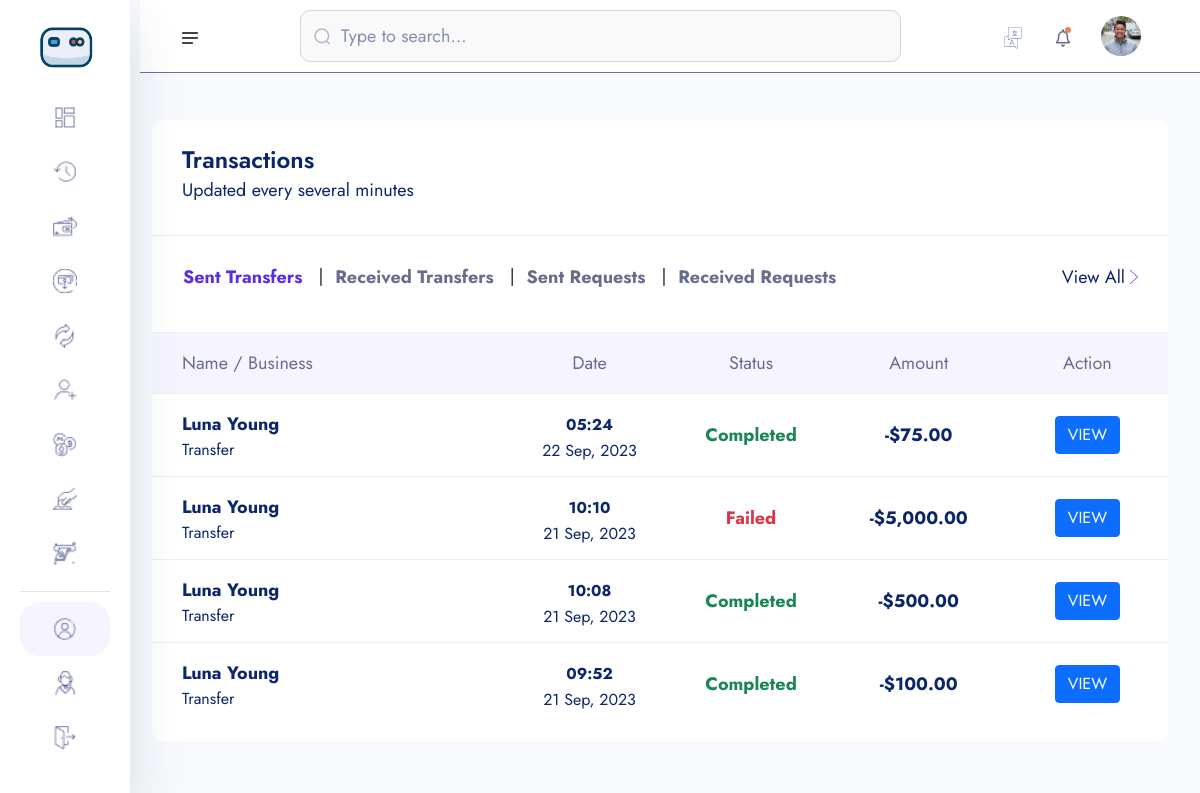
The app's page /transactions/ (signed in), older data.
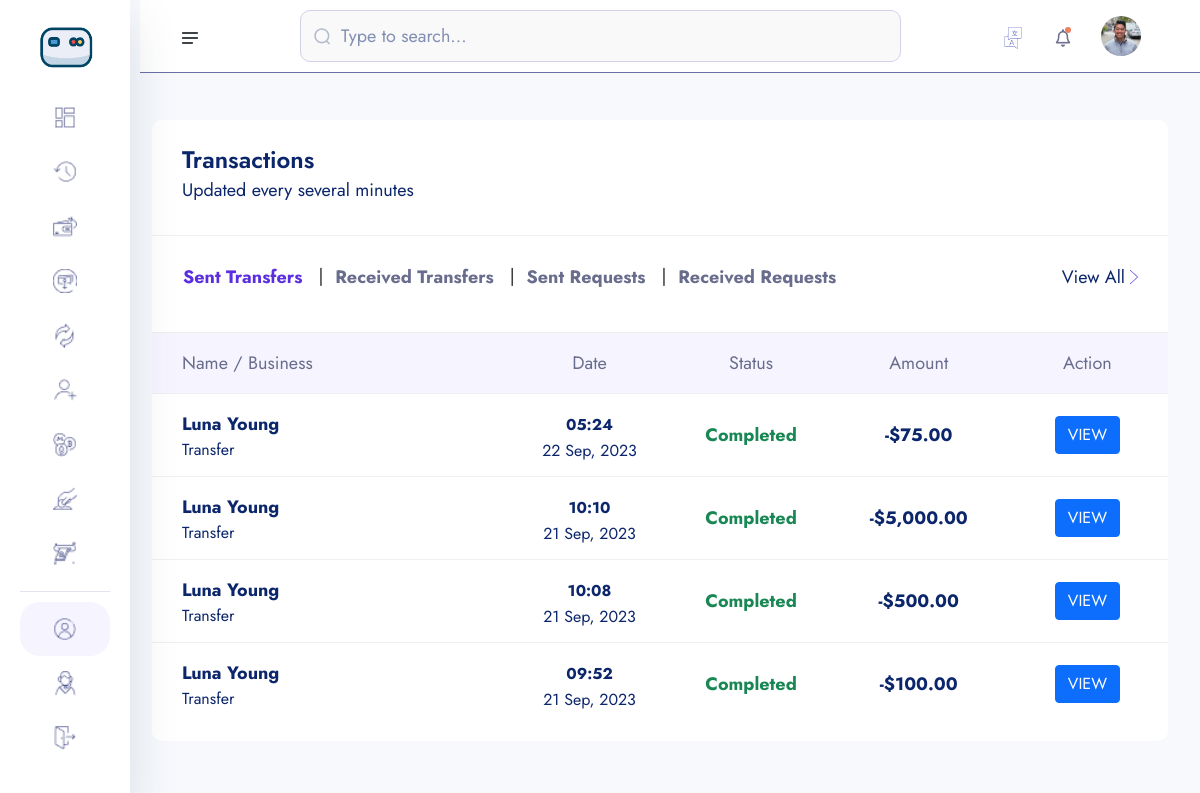
The same page, newer data.
### main_app/models.py (models this page shows, shortened)
class Transaction(models.Model):
    transaction_id = ShortUUIDField(unique=True, length=15, max_length=20, prefix="TRN")
    user = models.ForeignKey(User, on_delete=models.SET_NULL, null=True, related_name="user")
    amount = models.DecimalField(max_digits=12, decimal_places=2, default=0.00)
    description = models.CharField(max_length=1000, null=True, blank=True)
    recipient = models.ForeignKey(User, on_delete=models.SET_NULL, null=True, related_name="recipient")
    sender = models.ForeignKey(User, on_delete=models.SET_NULL, null=True, related_name="sender")
    recipient_account = models.ForeignKey(Account, on_delete=models.SET_NULL, null=True, related_name="recipient_account")
    sender_account = models.ForeignKey(Account, on_delete=models.SET_NULL, null=True, related_name="sender_account")
    status = models.CharField(choices=TRANSACTION_STATUS, max_length=100, default="Pending")
    transaction_type = models.CharField(choices=TRANSACTION_TYPE, max_length=100, default="None")
    date = models.DateTimeField(auto_now_add=True)
    updated = models.DateTimeField(auto_now_add=False, null=True, blank=True)

### userauths/models.py (models this page shows, shortened)
class User(AbstractUser):
    username = models.CharField(max_length=100)
    email = models.EmailField(unique=True)
    is_staff = models.BooleanField(default=False)
    is_superuser = models.BooleanField(default=False)
    USERNAME_FIELD = 'email'
    REQUIRED_FIELDS = ['username']

### account/models.py (models this page shows, shortened)
class KYC(models.Model):
    id = models.UUIDField(primary_key=True, unique=True, default=uuid.uuid4, editable=False)
    user = models.OneToOneField(User, on_delete=models.CASCADE)
    account = models.OneToOneField(Account, on_delete=models.CASCADE, null=True, blank=True)
    full_name = models.CharField(max_length=1000)
    image = models.ImageField(upload_to="kyc", default="default.jpg")
    marital_status = models.CharField(choices=MARITAL_STATUS, max_length=40)
    gender = models.CharField(choices=GENDER, max_length=40)
    identity_type = models.CharField(choices=IDENTITY_TYPE, max_length=140)
    identity_image = models.ImageField(upload_to="kyc", null=True, blank=True)
    date_of_birth = models.DateTimeField(auto_now_add=False)
    signature = models.ImageField(upload_to="kyc")
    country = models.CharField(max_length=100)
    state = models.CharField(max_length=100)
    city = models.CharField(max_length=100)
    mobile = models.CharField(max_length=1000)
    fax = models.CharField(max_length=1000)
    date = models.DateTimeField(auto_now_add=True)

### main_app/transaction.py (the view)
# urls.py: path("transactions/", transaction.transaction_list, name="transactions"),
@login_required
def transaction_list(request):
    sender_transaction = Transaction.objects.filter(sender=request.user, transaction_type="Transfer").order_by("-id")
    recipient_transaction = Transaction.objects.filter(recipient=request.user, transaction_type="Transfer").order_by("-id")
    request_sender_transaction = Transaction.objects.filter(sender=request.user, transaction_type="Request")
    request_recipient_transaction = Transaction.objects.filter(recipient=request.user, transaction_type="Request")
    context = {
        "sender_transaction":sender_transaction,
        "recipient_transaction":recipient_transaction,
        "request_sender_transaction":request_sender_transaction,
        "request_recipient_transaction":request_recipient_transaction,
    }
    return render(request, "transaction/transaction-list.html", context)

### templates/transaction/transaction-list.html (shortened to what the changed rows need)
{% extends "partials/dashboard-base.html" %}
{% load static %}
{% load humanize %}
{% block content %}
    <section class="dashboard-section body-collapse">
        <div class="overlay pt-120">
            <div class="container-fluid">
                <div class="row">
                    <div class="col-xl-12 col-lg-12">
                        <div class="section-content">
                            <div class="transactions-area">
                                <div class="tab-content mt-40">
                                    <div class="tab-pane fade show active" id="latest" role="tabpanel" aria-labelledby="latest-tab">
                                        <div class="table-responsive">
                                            <table class="table">
                                                <thead>
                                                    <tr>
                                                        <th scope="col">Name / Business</th>
                                                        <th scope="col">Date</th>
                                                        <th scope="col">Status</th>
                                                        <th scope="col">Amount</th>
                                                        <th scope="col">Action</th>
                                                    </tr>
                                                </thead>
                                                <tbody>
                                                    {% for s in sender_transaction %}
                                                        <tr data-bs-toggle="modal" data-bs-target="#transactionsMod">
                                                            <th scope="row">
                                                                <p>{{s.recipient.kyc.full_name|title}}</p>
                                                                <p class="mdr">{{s.transaction_type|title}}</p>
                                                            </th>
                                                            <td>
                                                                <p><small>{{s.date|date:"h:i"}}</small></p>
                                                                <p class="mdr">{{s.date|date:"d M, Y"}}</p>
                                                            </td>
                                                            <td>
                                                                {% if s.status == 'Completed' %}
                                                                    <p class="text-success">{{s.status|title}}</p>
                                                                {% endif %}
                                                                {% if s.status == 'Failed' %}
                                                                    <p class="text-danger">{{s.status|title}}</p>
                                                                {% endif %}
                                                            </td>
                                                            <td>
                                                                <p>-${{s.amount|intcomma}}</p>
                                                            </td>
                                                            <td>
                                                                <a href="{% url "main_app:transaction-detail" s.transaction_id %}" class="btn btn-primary">VIEW</i></a>
                                                            </td>
                                                        </tr>
                                                    {% endfor %}
                                                </tbody>
                                            </table>
                                        </div>
                                    </div>
                                </div>
                            </div>
                        </div>
                    </div>
                </div>
            </div>
        </div>
    </section>
{% endblock content %}

Row changes from the older to the newer data that the page shows:
changed Transaction (number 2 of 4 on the later page): status "Failed" → "Completed"
